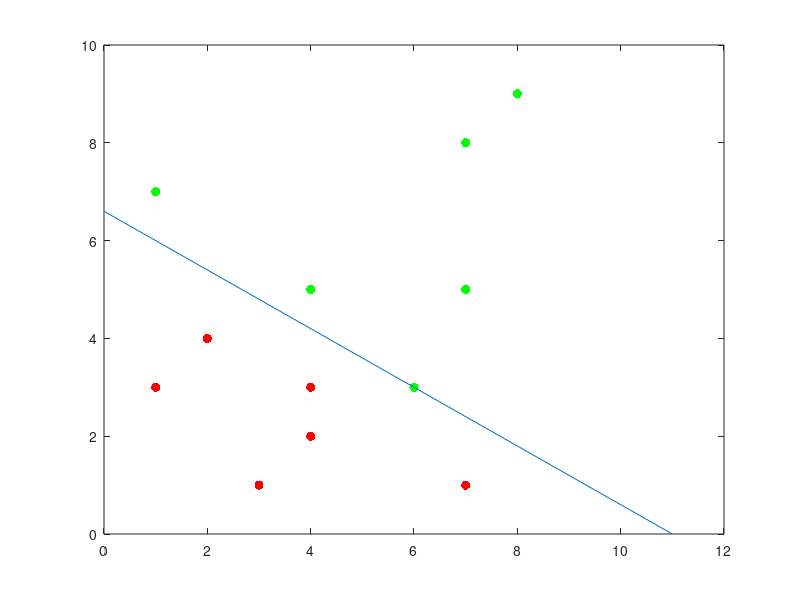

Recreate this plot in MATLAB.
w1 = [1 1 7;1 6 3;1 7 8;1 8 9;1 4 5;1 7 5];
w1 = w1';
w2 = [1 3 1;1 4 3;1 2 4;1 7 1;1 1 3;1 4 2];
w2 = -w2;
w2 = w2';
w3 = [w1 w2];
a1 = [2;1;1];
[x y] = size(w3);
b = 100;
a2 = a1;
a3 = a1;
a4=a1;

while 1
    k=0;
    for i=1:y
        c = w3(:,i);
        p = a1'*c;
        if a1'*c < 0
            a1 = a1 + c;
            k = 1;
        end
    end
    if k==0
        break
    end
end

w2 = -w2;
figure;
x = w2(2,:);
y = w2(3,:);
plot(x,y,'r.','markersize',20); hold all;
plot(w1(2,:),w1(3,:),'g.','markersize',20); hold all;

plot([-a1(1,:)/a1(2,:) 0],[0 -a1(1,:)/a1(3,:)]);hold all;